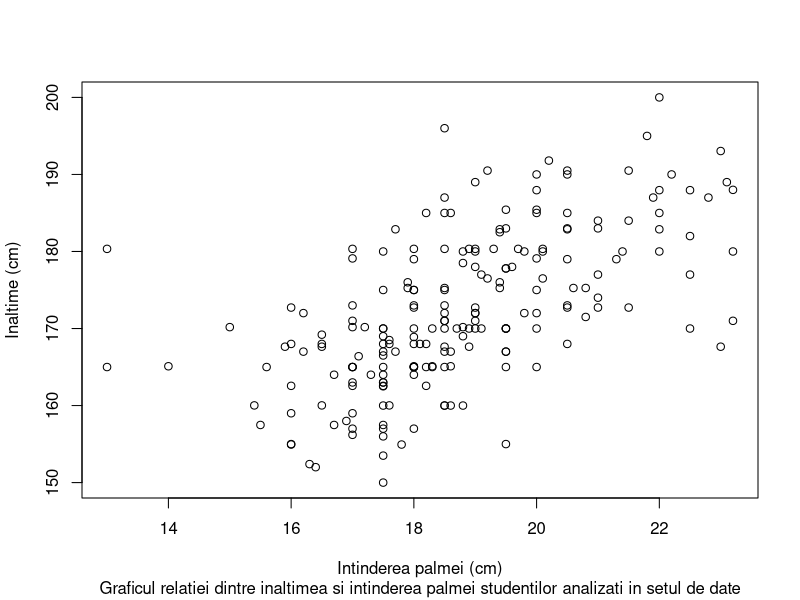
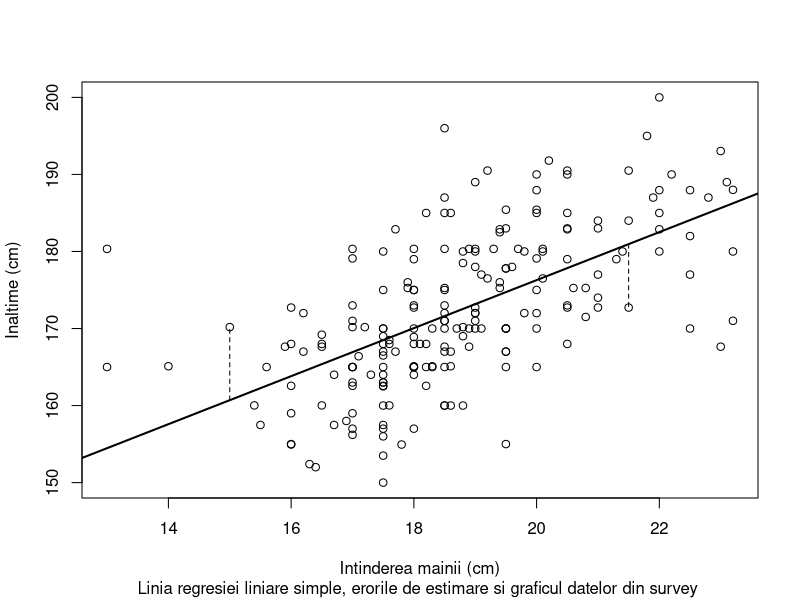
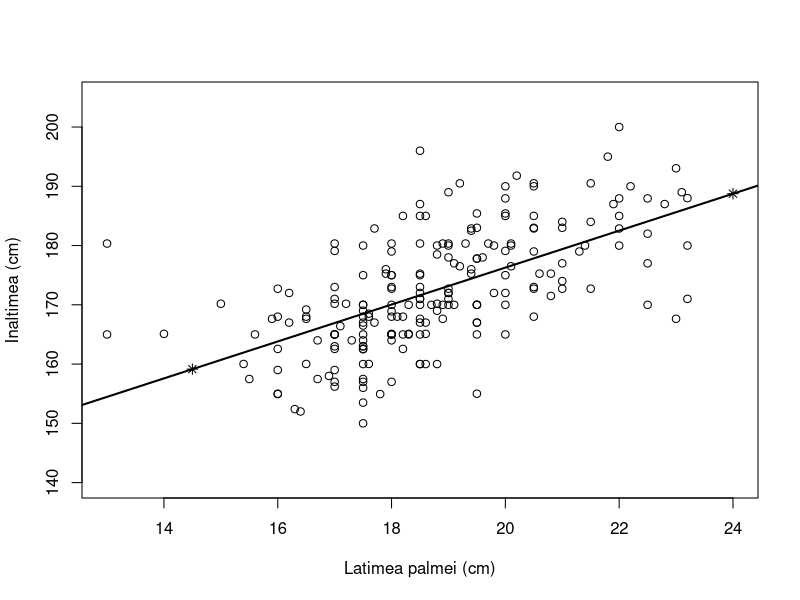
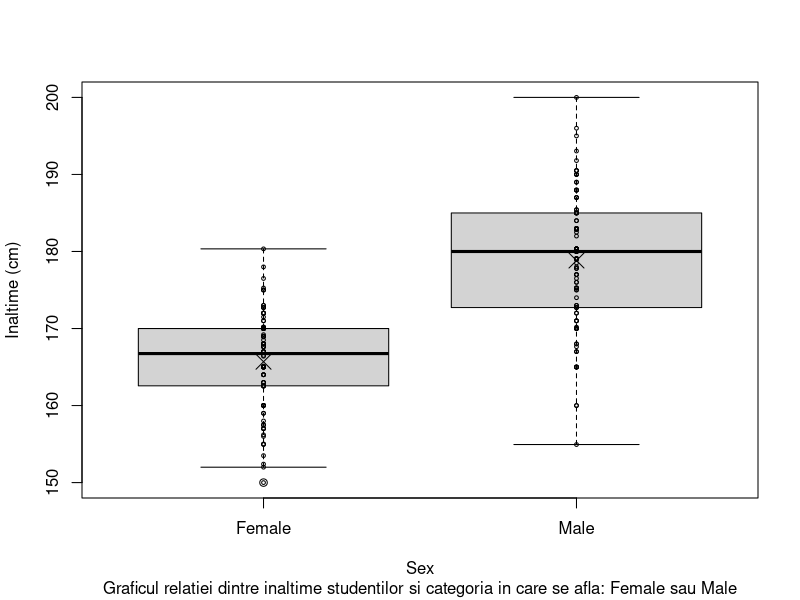
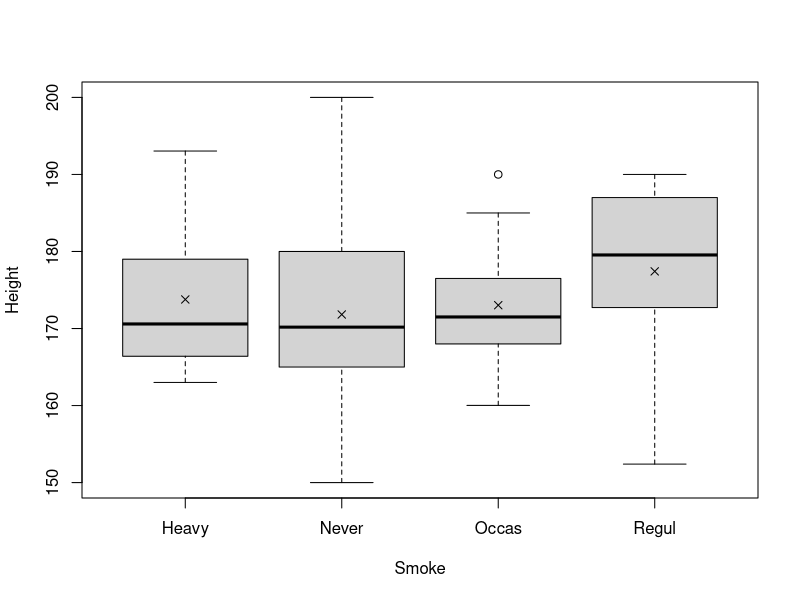
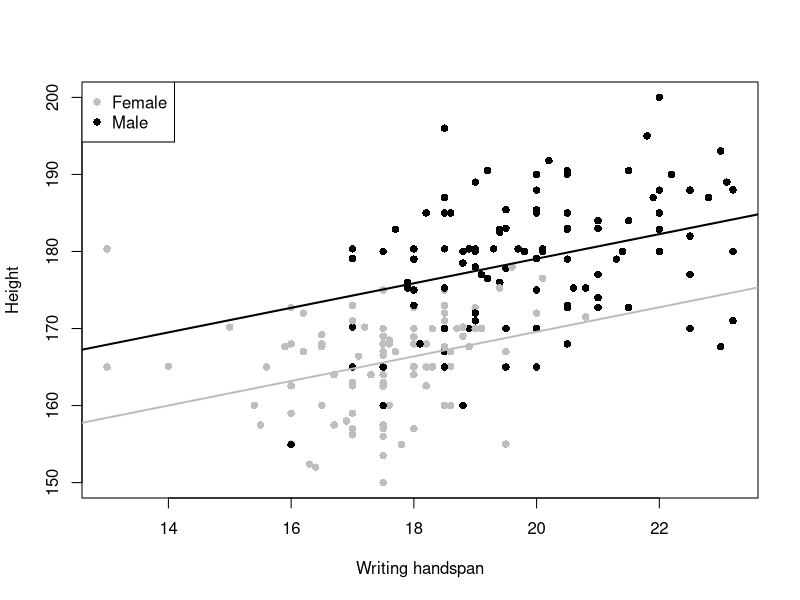
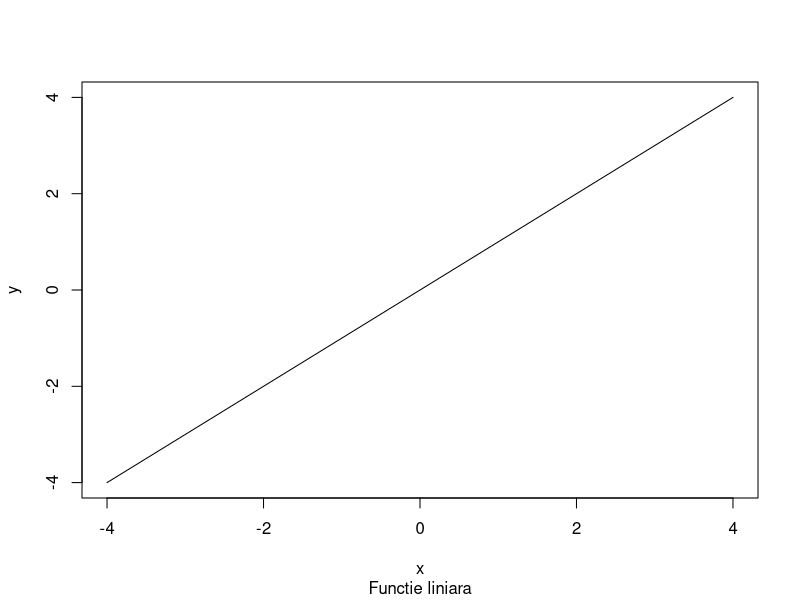
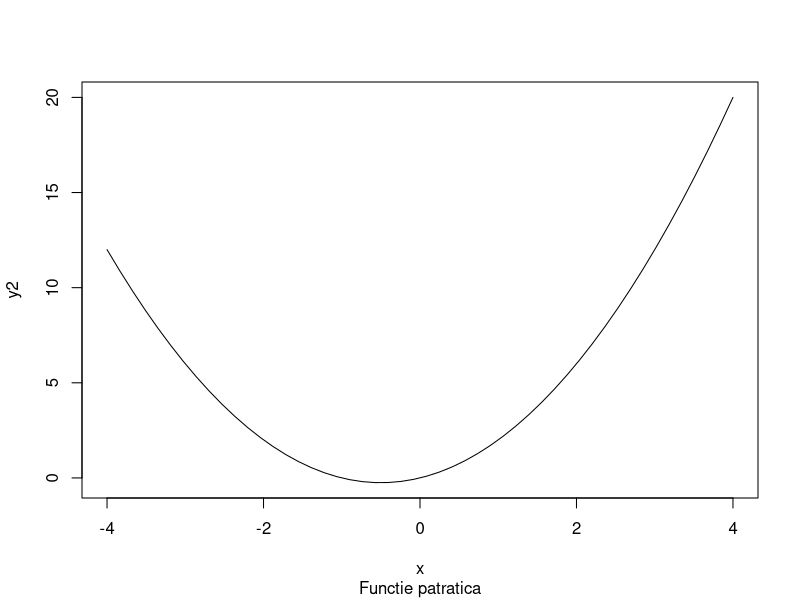

The R script that drew these images, in order:
## ---- chunk 1
knitr::opts_chunk$set(include = TRUE, echo = TRUE)
## ---- chunk 2
library(MASS)
data(survey)
head(survey)
## ---- chunk 3
plot(survey$Height~survey$Wr.Hnd,xlab="Intinderea palmei (cm)", ylab="Inaltime (cm)",
     sub = "Graficul relatiei dintre inaltimea si intinderea palmei studentilor analizati in setul de date")
## ---- chunk 4
survfit <- lm(Height~Wr.Hnd,data=survey)
survfit
## ---- chunk 5
plot(survey$Height~survey$Wr.Hnd,xlab="Intinderea mainii (cm)", ylab="Inaltime (cm)",
     sub = "Linia regresiei liniare simple, erorile de estimare si graficul datelor din survey ")
abline(survfit,lwd=2)

obsA <- c(survey$Wr.Hnd[197],survey$Height[197])
obsB <- c(survey$Wr.Hnd[154],survey$Height[154])
mycoefs <- coef(survfit)
resid <- mycoefs[1]
fitted <- mycoefs[2]

segments(x0 = c(obsA[1], obsB[1]), y0 = resid + fitted * c(obsA[1], obsB[1]), x1 = c(obsA[1], obsB[1]), y1 = c(obsA[2], obsB[2]), lty=2)
## ---- chunk 6
summary(survfit)
## ---- chunk 7
xvals <- data.frame(Wr.Hnd=c(14.5,24))
mypred.ci <- predict(survfit,newdata=xvals,interval="confidence",level=0.95)
mypred.ci


plot(survey$Height~survey$Wr.Hnd,xlim=c(13,24),ylim=c(140,205),
xlab="Latimea palmei (cm)",ylab="Inaltimea (cm)")
abline(survfit,lwd=2)
points(xvals[,1],mypred.ci[,1],pch=8)

## ---- chunk 8
plot(survey$Height~survey$Sex, xlab = "Sex", ylab="Inaltime (cm)", sub="Graficul relatiei dintre inaltime studentilor si categoria in care se afla: Female sau Male")
points(survey$Height~as.numeric(survey$Sex),cex=0.5)
means.sex <- tapply(survey$Height,INDEX=survey$Sex,FUN=mean,na.rm=TRUE)
points(1:2,means.sex,pch=4,cex=2)
## ---- chunk 9
survfit2 <- lm(Height~Sex,data=survey)
summary(survfit2)
## ---- chunk 10
extra.obs <- factor(c("Female","Male","Male","Male","Female"))
extra.obs
## ---- chunk 11
predict(survfit2,newdata=data.frame(Sex=extra.obs),interval="confidence", level=0.9)
## ---- chunk 12
boxplot(Height~Smoke,data=survey)
points(1:4,tapply(survey$Height,survey$Smoke,mean,na.rm=TRUE),pch=4)
## ---- chunk 13
survfit3 <- lm(Height~Smoke,data=survey)
summary(survfit3)
## ---- chunk 14
one.of.each <- factor(levels(survey$Smoke))
one.of.each
predict(survfit3,newdata=data.frame(Smoke=one.of.each),
interval="confidence",level=0.95)
## ---- chunk 15
survmult <- lm(Height~Wr.Hnd+Sex,data=survey)
summary(survmult)
## ---- chunk 16
survcoefs <- coef(survmult)
survcoefs
as.numeric(survcoefs[1]+survcoefs[3])
## ---- chunk 17
survcoefs <- coef(survmult)
plot(survey$Height~survey$Wr.Hnd,
        col=c("gray","black")[as.numeric(survey$Sex)],
        pch=16,xlab="Writing handspan",ylab="Height")
abline(a=survcoefs[1],b=survcoefs[2],col="gray",lwd=2)
abline(a=survcoefs[1]+survcoefs[3],b=survcoefs[2],col="black",lwd=2)
legend("topleft",legend=levels(survey$Sex),col=c("gray","black"),pch=16)
## ---- chunk 18
predict(survmult,newdata=data.frame(Wr.Hnd=16.5,Sex="Male"),
           interval="confidence",level=0.95)

predict(survmult,newdata=data.frame(Wr.Hnd=13,Sex="Female"),
           interval="prediction",level=0.99)
## ---- chunk 19
x <- seq(-4,4,length=50) 
y<-x
y2<-x+x^2
y3<-x+x^2+x^3

plot(x,y,type="l", sub="Functie liniara")
plot(x,y2,type="l", sub="Functie patratica")
plot(x,y3,type="l", sub="Functie cubica")
## ---- chunk 20
plot(mtcars$disp,mtcars$mpg,xlab="Displacement (cu. in.)",ylab="MPG")
## ---- chunk 21
car.order1 <- lm(mpg~disp,data=mtcars)
summary(car.order1)
## ---- chunk 22
car.order2 <- lm(mpg~disp+I(disp^2),data=mtcars)
summary(car.order2)
## ---- chunk 23
car.order3 <- lm(mpg~disp+I(disp^2)+I(disp^3),data=mtcars)
summary(car.order3)
## ---- chunk 24
plot(mtcars$disp,mtcars$mpg,xlab="Displacement (cu. in.)",ylab="MPG")
abline(car.order1)
disp.seq <- seq(min(mtcars$disp)-50,max(mtcars$disp)+50,length=30)

car.order2.pred <- predict(car.order2,newdata=data.frame(disp=disp.seq))
lines(disp.seq,car.order2.pred,lty=2)


car.order3.pred <- predict(car.order3,newdata=data.frame(disp=disp.seq))
lines(disp.seq,car.order3.pred,lty=3)
legend("topright",lty=1:3,
          legend=c("order 1 (linear)","order 2 (quadratic)","order 3 (cubic)"))
## ---- chunk 25
library(MASS)
data(survey)
survmult <- lm(Height ~ Wr.Hnd + Sex, data = survey)
survmult2 <- lm(Height ~ Wr.Hnd + Sex + Smoke, data = survey)
anova(survmult, survmult2)
## ---- chunk 26
library(boot)

nuc.0 <- lm(cost ~ 1, data = nuclear)
summary(nuc.0)

add1(nuc.0, scope = .~. + date + t1 + t2 + cap + pr +ne + ct + bw + cum.n + pt, test = "F")

nuc.1 <- update(nuc.0, formula = .~. + date)
summary(nuc.1)

add1(nuc.1, scope = .~. + date + t1 + t2 +cap + pr + ne + ct + bw + cum.n + pt, test="F")

nuc.2 <- update(nuc.1, formula = .~. + cap)
summary(nuc.2)

add1(nuc.2, scope = .~. + date + t1 + t2 + cap + pr + ne + ct + bw + cum.n + pt, test="F")

nuc.3 <- update(nuc.2, formula = .~. + pt)
summary(nuc.3)

add1(nuc.3, scope = .~. + date + t1 + t2 + cap + pr + ne + ct + bw + cum.n + pt, test="F")

nuc.4 <- update(nuc.3, formula = .~. + ne)
summary(nuc.4)

add1(nuc.4, scope = .~. + date + t1 + t2 + cap + pr + ne + ct + bw + cum.n + pt, test="F")
## ---- chunk 27
nuc.0 <- lm(cost ~ date + t1 + t2 + cap + pr + ne + ct + bw + cum.n + pt, data = nuclear)

drop1(nuc.0, test = "F")

nuc.1 <- update(nuc.0, .~. - bw)

drop1(nuc.1, test = "F")

nuc.2 <- update(nuc.1, .~. - pt)

drop1(nuc.2, test = "F")

nuc.3 <- update(nuc.2, .~. - t1)

drop1(nuc.3, test = "F")

nuc.4 <- update(nuc.3, .~. - ct)

drop1(nuc.4, test="F")
## ---- chunk 28
car.null <- lm(mpg ~ 1, data = mtcars)
car.step <- step(car.null, scope = .~. + wt * hp * factor(cyl) * disp + am 
                 + factor(gear) + drat + vs + qsec + carb)

summary(car.step)
## ---- chunk 29
x <- c(1.1, 1.3, 2.3, 1.6, 1.2, 0.1, 1.8, 1.9, 0.2, 0.75)
y <- c(6.7, 7.9, 9.8, 9.3, 8.2, 2.9, 6.6, 11.1, 4.7, 3)
p1x <- 1.2
p1y <- 14
p2x <- 5
p2y <- 19
p3x <- 5
p3y <- 5

mod.0 <- lm(y~x)
mod.1 <- lm(c(y, p1y) ~ c(x, p1x))
mod.2 <- lm(c(y, p2y) ~ c(x, p2x))
mod.3 <- lm(c(y, p3y) ~ c(x, p3x))

plot(x, y, xlim = c(0, 5), ylim = c(0, 20))
points(p1x, p1y, pch = 15, cex = 1.5)
abline(mod.0)
abline(mod.1, lty = 2)
text(2.4, 1, labels = "Valoare aberanta(outlier), efect de levier(leverage) mic, influenta mica", cex = 1.1)

plot(x, y, xlim = c(0, 5), ylim = c(0, 20))
points(p2x, p2y, pch = 15, cex = 1.5)
abline(mod.0)
abline(mod.2, lty = 2)
text(2.4, 1, labels = "Nu este valoare aberanta(not outlier), efect de levier(leverage) mare, influenta mica", cex = 0.9)

plot(x, y, xlim = c(0, 5), ylim = c(0, 20))
points(p3x, p3y, pch = 15, cex = 1.5)
abline(mod.0)
abline(mod.3, lty = 2)
text(2.4, 1, labels = "Valoare aberanta(outlier), efect de levier(leverage) mare, influenta mare", cex = 1.1)
## ---- chunk 30
plot(mod.1, which = 5, add.smooth = FALSE, cook.levels = c(4 / 11, 0.5, 1))
plot(mod.2, which = 5, add.smooth = FALSE, cook.levels = c(4 / 11, 0.5, 1))
plot(mod.3, which = 5, add.smooth = FALSE, cook.levels = c(4 / 11, 0.5, 1))

